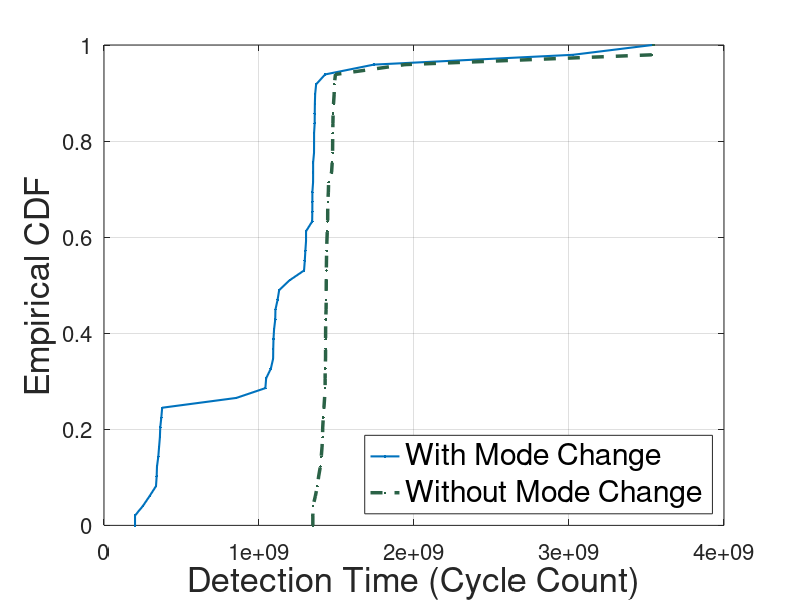

This chart was generated by the following MATLAB code:
clc;
clear;
close all;

data_all = csvread('data_all.csv');

data_without_mode_change = data_all(:, 2);
data_with_mode_change = data_all(:, 1);

% data_without_mode_change = csvread('no_mode_change.txt');
% data_with_mode_change = csvread('mode_change.txt');

legend_font_size = 22;
axis_font_size = 25;
tick_font_size = 16;


figure(1)
hold on
grid on
box on

set(gca,'FontSize',tick_font_size);

[f,x] = ecdf(data_with_mode_change);
% plot(x,f,'DisplayName','With Mode Change','Marker','o','LineWidth',1,...
%     'Color',[0.850980401039124 0.325490206480026 0.0980392172932625]);

% Create plot
plot(x,f,'ZDataSource','','DisplayName','With Mode Change','Marker','.',...
    'LineWidth',1.5,...
    'Color',[0 0.447058823529412 0.741176470588235]);


[f,x] = ecdf(data_without_mode_change);
% plot(x,f,'DisplayName','Without Mode Change','Marker','square',...
%     'LineWidth',1,...
%     'Color',[0 0.447058826684952 0.74117648601532]);

% Create plot
plot(x,f,'ZDataSource','','DisplayName','Without Mode Change',...
    'Marker','.',...
    'LineWidth',2.5,...
    'LineStyle','--',...
    'Color',[0.164705882352941 0.384313725490196 0.274509803921569]);

% Create xlabel
xlabel('Detection Time (Cycle Count)',  'FontSize',axis_font_size);
% Create ylabel
ylabel('Empirical CDF',  'FontSize',axis_font_size);

% Create legend
legend1 = legend(gca,'show');
set(legend1,'FontSize',legend_font_size, 'Location', 'southeast');





%{
figure(2)

%data_all = [data_passive, data_active];

bar(data_all);

figure(3)

data_diff = data_without_mode_change - data_with_mode_change;
bar(data_diff);
%}

m_a = mean(data_with_mode_change);
m_p = mean(data_without_mode_change);

decrease = m_p - m_a;
decreasePercentage = decrease / m_p;

std_val = ( std(data_without_mode_change) - std(data_with_mode_change) )/ std(data_without_mode_change);

fprintf('Improvement in detection time %f (with standard deviation %f) \n', decreasePercentage*100, std_val );

saveas(gcf,'fig_mode_trace_color','epsc')


disp('Done everything');

